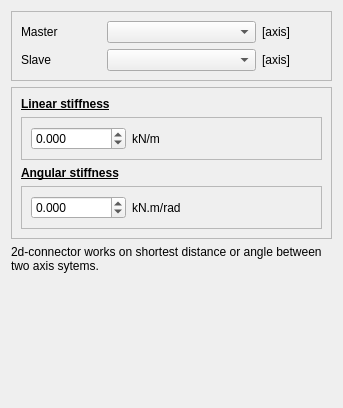
<?xml version="1.0" encoding="UTF-8"?>
<ui version="4.0">
 <class>widget_con2d</class>
 <widget class="QWidget" name="widget_con2d">
  <property name="geometry">
   <rect>
    <x>0</x>
    <y>0</y>
    <width>343</width>
    <height>408</height>
   </rect>
  </property>
  <property name="windowTitle">
   <string>Form</string>
  </property>
  <property name="locale">
   <locale language="English" country="UnitedStates"/>
  </property>
  <layout class="QVBoxLayout" name="verticalLayout">
   <item>
    <widget class="QFrame" name="frmMasterSlave">
     <property name="frameShape">
      <enum>QFrame::StyledPanel</enum>
     </property>
     <property name="frameShadow">
      <enum>QFrame::Raised</enum>
     </property>
     <layout class="QGridLayout" name="gridLayout_2">
      <item row="0" column="0">
       <widget class="QLabel" name="label_9">
        <property name="sizePolicy">
         <sizepolicy hsizetype="Fixed" vsizetype="Preferred">
          <horstretch>0</horstretch>
          <verstretch>0</verstretch>
         </sizepolicy>
        </property>
        <property name="minimumSize">
         <size>
          <width>80</width>
          <height>0</height>
         </size>
        </property>
        <property name="maximumSize">
         <size>
          <width>80</width>
          <height>16777215</height>
         </size>
        </property>
        <property name="text">
         <string>Master</string>
        </property>
       </widget>
      </item>
      <item row="0" column="1">
       <widget class="QComboBox" name="cbMasterAxis"/>
      </item>
      <item row="0" column="2">
       <widget class="QLabel" name="label_10">
        <property name="sizePolicy">
         <sizepolicy hsizetype="Fixed" vsizetype="Preferred">
          <horstretch>0</horstretch>
          <verstretch>0</verstretch>
         </sizepolicy>
        </property>
        <property name="minimumSize">
         <size>
          <width>60</width>
          <height>0</height>
         </size>
        </property>
        <property name="maximumSize">
         <size>
          <width>60</width>
          <height>16777215</height>
         </size>
        </property>
        <property name="text">
         <string>[axis]</string>
        </property>
       </widget>
      </item>
      <item row="1" column="0">
       <widget class="QLabel" name="label_11">
        <property name="sizePolicy">
         <sizepolicy hsizetype="Fixed" vsizetype="Preferred">
          <horstretch>0</horstretch>
          <verstretch>0</verstretch>
         </sizepolicy>
        </property>
        <property name="minimumSize">
         <size>
          <width>80</width>
          <height>0</height>
         </size>
        </property>
        <property name="maximumSize">
         <size>
          <width>80</width>
          <height>16777215</height>
         </size>
        </property>
        <property name="text">
         <string>Slave</string>
        </property>
       </widget>
      </item>
      <item row="1" column="1">
       <widget class="QComboBox" name="cbSlaveAxis"/>
      </item>
      <item row="1" column="2">
       <widget class="QLabel" name="label_12">
        <property name="sizePolicy">
         <sizepolicy hsizetype="Fixed" vsizetype="Preferred">
          <horstretch>0</horstretch>
          <verstretch>0</verstretch>
         </sizepolicy>
        </property>
        <property name="minimumSize">
         <size>
          <width>60</width>
          <height>0</height>
         </size>
        </property>
        <property name="maximumSize">
         <size>
          <width>60</width>
          <height>16777215</height>
         </size>
        </property>
        <property name="text">
         <string>[axis]</string>
        </property>
       </widget>
      </item>
     </layout>
    </widget>
   </item>
   <item>
    <widget class="QFrame" name="frame">
     <property name="frameShape">
      <enum>QFrame::StyledPanel</enum>
     </property>
     <property name="frameShadow">
      <enum>QFrame::Raised</enum>
     </property>
     <layout class="QVBoxLayout" name="verticalLayout_2">
      <item>
       <widget class="QLabel" name="label_14">
        <property name="text">
         <string>&lt;html&gt;&lt;head/&gt;&lt;body&gt;&lt;p&gt;&lt;span style=&quot; font-weight:600; text-decoration: underline;&quot;&gt;Linear stiffness&lt;/span&gt;&lt;/p&gt;&lt;/body&gt;&lt;/html&gt;</string>
        </property>
        <property name="wordWrap">
         <bool>true</bool>
        </property>
       </widget>
      </item>
      <item>
       <widget class="QFrame" name="frame_2">
        <property name="sizePolicy">
         <sizepolicy hsizetype="Preferred" vsizetype="Fixed">
          <horstretch>0</horstretch>
          <verstretch>0</verstretch>
         </sizepolicy>
        </property>
        <property name="frameShape">
         <enum>QFrame::StyledPanel</enum>
        </property>
        <property name="frameShadow">
         <enum>QFrame::Raised</enum>
        </property>
        <layout class="QFormLayout" name="formLayout">
         <item row="0" column="0">
          <widget class="QDoubleSpinBox" name="doubleSpinBox_1">
           <property name="sizePolicy">
            <sizepolicy hsizetype="Preferred" vsizetype="Fixed">
             <horstretch>0</horstretch>
             <verstretch>0</verstretch>
            </sizepolicy>
           </property>
           <property name="decimals">
            <number>3</number>
           </property>
           <property name="minimum">
            <double>-999999999999.000000000000000</double>
           </property>
           <property name="maximum">
            <double>99999999999999.000000000000000</double>
           </property>
          </widget>
         </item>
         <item row="0" column="1">
          <widget class="QLabel" name="label_2">
           <property name="text">
            <string>kN/m</string>
           </property>
          </widget>
         </item>
        </layout>
       </widget>
      </item>
      <item>
       <widget class="QLabel" name="label_13">
        <property name="text">
         <string>&lt;html&gt;&lt;head/&gt;&lt;body&gt;&lt;p&gt;&lt;span style=&quot; font-weight:600; text-decoration: underline;&quot;&gt;Angular stiffness&lt;/span&gt;&lt;/p&gt;&lt;/body&gt;&lt;/html&gt;</string>
        </property>
        <property name="wordWrap">
         <bool>true</bool>
        </property>
       </widget>
      </item>
      <item>
       <widget class="QFrame" name="frame_3">
        <property name="sizePolicy">
         <sizepolicy hsizetype="Preferred" vsizetype="Fixed">
          <horstretch>0</horstretch>
          <verstretch>0</verstretch>
         </sizepolicy>
        </property>
        <property name="frameShape">
         <enum>QFrame::StyledPanel</enum>
        </property>
        <property name="frameShadow">
         <enum>QFrame::Raised</enum>
        </property>
        <layout class="QFormLayout" name="formLayout_2">
         <item row="0" column="0">
          <widget class="QDoubleSpinBox" name="doubleSpinBox_4">
           <property name="sizePolicy">
            <sizepolicy hsizetype="Preferred" vsizetype="Fixed">
             <horstretch>0</horstretch>
             <verstretch>0</verstretch>
            </sizepolicy>
           </property>
           <property name="decimals">
            <number>3</number>
           </property>
           <property name="minimum">
            <double>-999999999999.000000000000000</double>
           </property>
           <property name="maximum">
            <double>99999999999999.000000000000000</double>
           </property>
          </widget>
         </item>
         <item row="0" column="1">
          <widget class="QLabel" name="label_4">
           <property name="text">
            <string>kN.m/rad</string>
           </property>
          </widget>
         </item>
        </layout>
       </widget>
      </item>
     </layout>
    </widget>
   </item>
   <item>
    <widget class="QLabel" name="label">
     <property name="text">
      <string>2d-connector works on shortest distance or angle between two axis sytems.</string>
     </property>
     <property name="wordWrap">
      <bool>true</bool>
     </property>
    </widget>
   </item>
   <item>
    <spacer name="verticalSpacer">
     <property name="orientation">
      <enum>Qt::Vertical</enum>
     </property>
     <property name="sizeHint" stdset="0">
      <size>
       <width>20</width>
       <height>40</height>
      </size>
     </property>
    </spacer>
   </item>
  </layout>
 </widget>
 <resources/>
 <connections/>
</ui>
